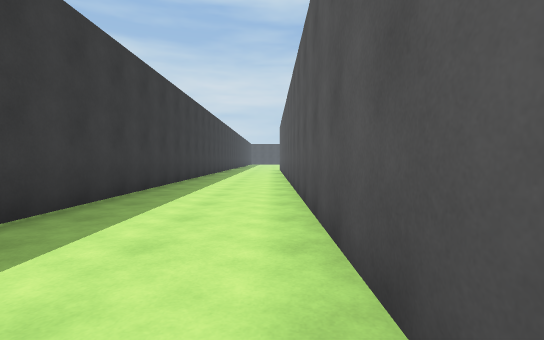
View 1 (above)

24 first-person views from a walk through a 3-D level made in the Unity game engine. The camera is 1.2 m above the floor, tilts 2° down and sees 85° across. The floor is counted in squares, 2 m on a side. Each view is taken from the middle of a square. On the plan, view 1 faces up. The plan holds only what a view shows up to about 9 squares ahead; the rest is blank. The place goes on beyond the plan. The player is left out.

View 2
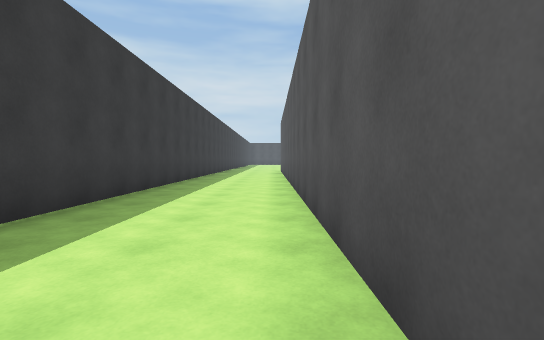

View 3
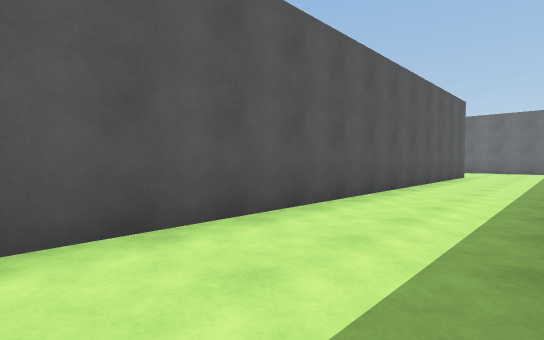

View 4
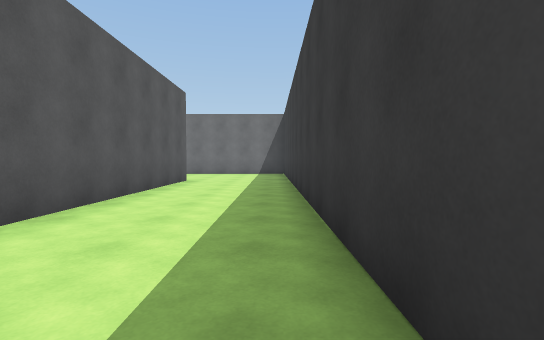

View 5
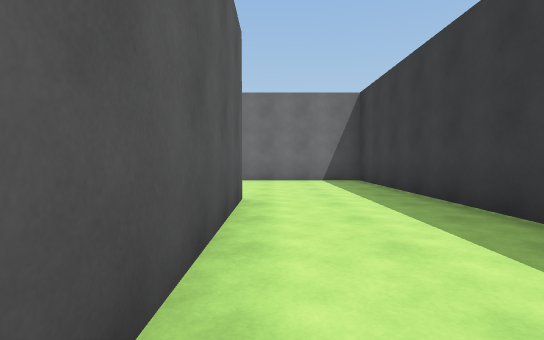

View 6
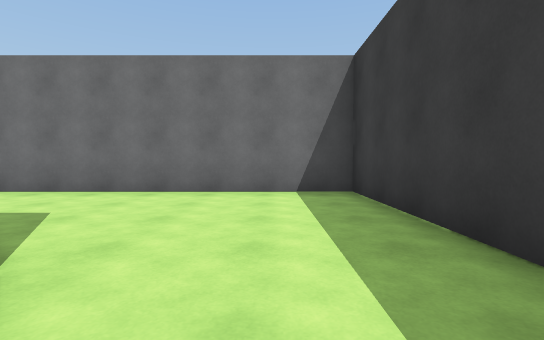

View 7
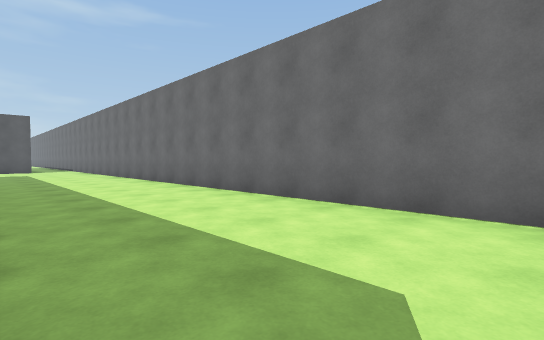

View 8
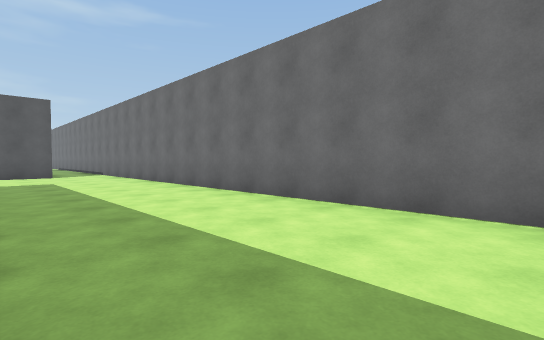

View 9
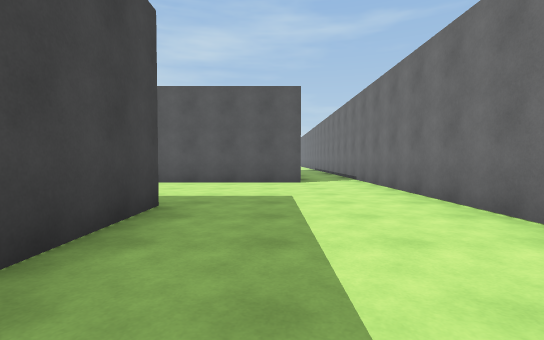

View 10
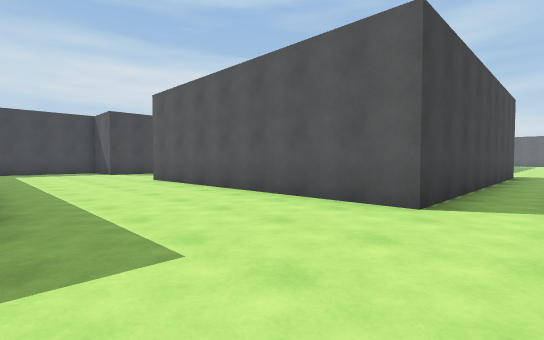

View 11
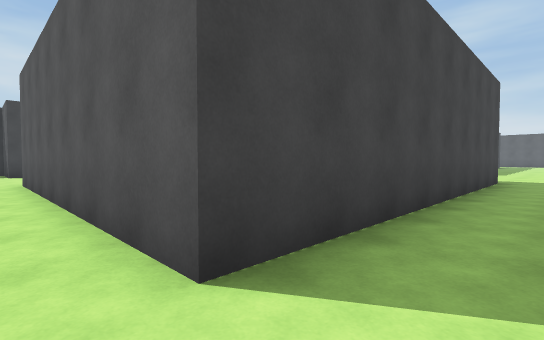

View 12
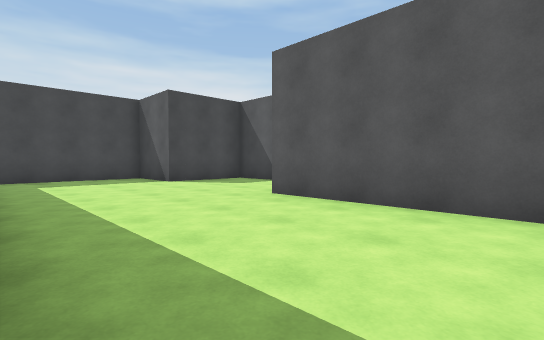

View 13
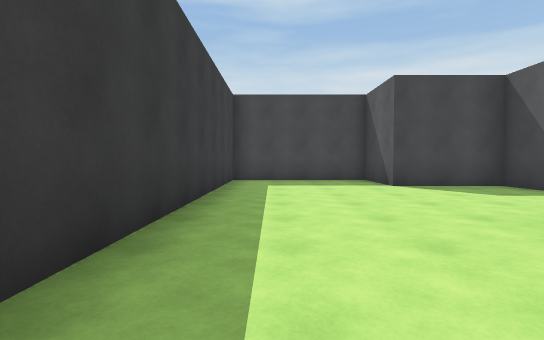

View 14
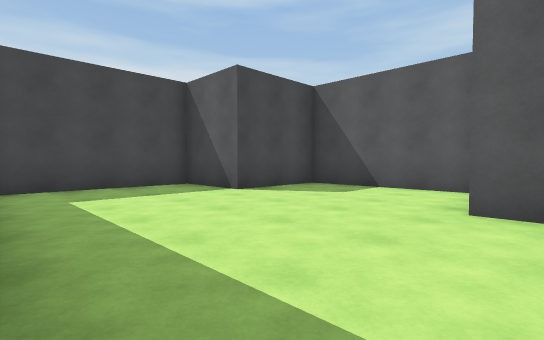

View 15
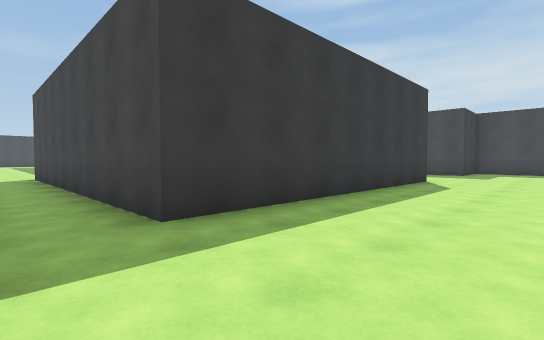

View 16
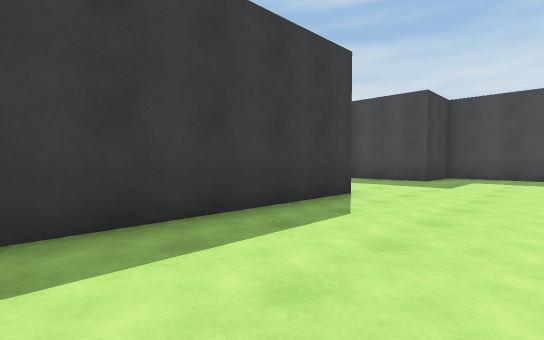

View 17
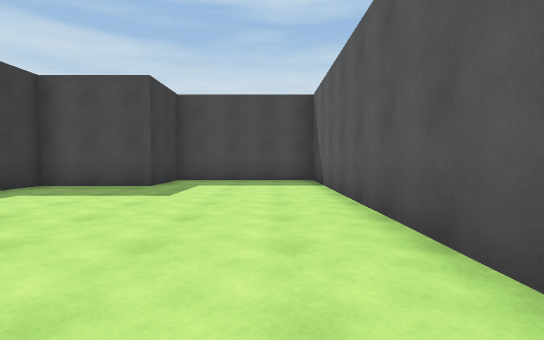

View 18
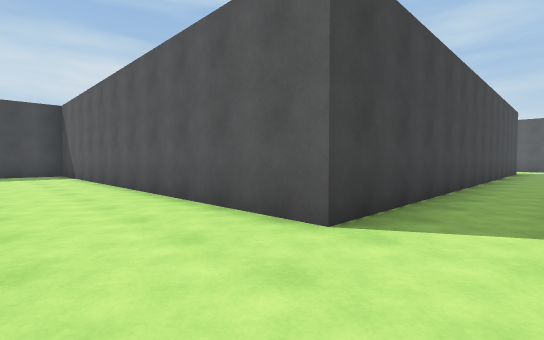

View 19
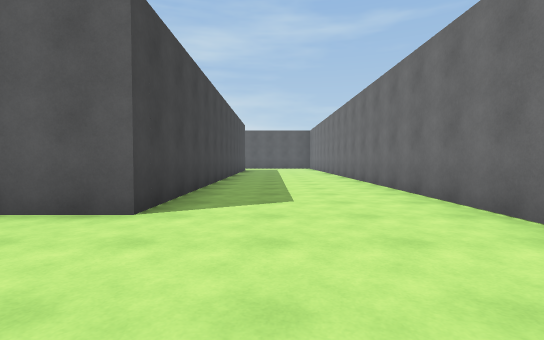

View 20
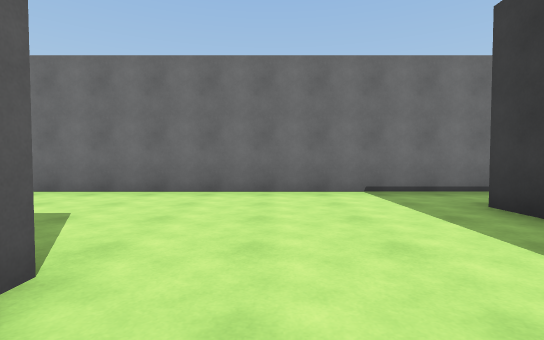

View 21
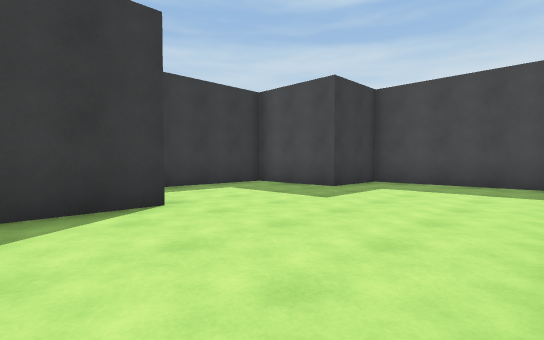

View 22
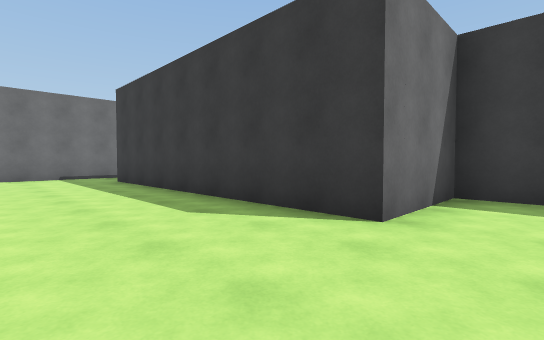

View 23
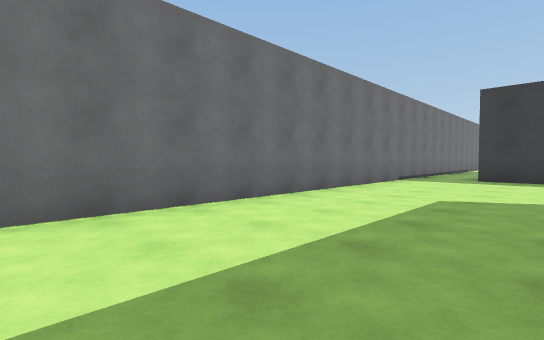

View 24
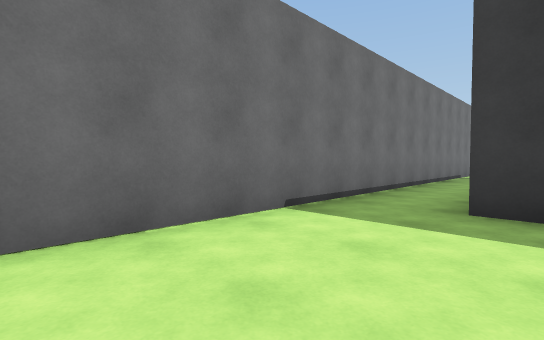

### Floor plan
Points are (right, up) in squares from view 1. A wall is a line through its corners. A room is listed if a view was taken in it or the views show most of it. See-through windows are left out.
Room 1 (views 1, 2, 3, 4, 5, 6, 7, 8, 9, 10, 12, 13, 14)
walls: (0.5, -8.6) (0.5, 11); (13.9, -8.5) (11.5, -8.5); (17.8, -10.8) (17.8, -3.2); (-2.5, -0.5) (-2.5, -12.5) (16.5, -12.5); (20.3, -2.9) (20.3, 0.7) (17.8, 0.7) (17.8, 2.7) (13.9, 2.7) (13.9, -4.9); (-2.5, 11) (-2.5, 2.6)
ways out: opening at (17.5, -11.5) to room 2
Room 2 (views 11, 15, 16, 17, 18, 19, 20, 21, 22, 23, 24)
walls: (36.5, -8.5) (30.2, -8.5) (30.2, 2.7) (26.3, 2.7) (26.3, 0.7) (23.8, 0.7) (23.8, -3.2) (26.3, -3.2) (26.3, -10.8) (17.8, -10.8); (16.5, -12.5) (36, -12.5)
ways out: opening at (17.5, -11.5) to room 1

Where each view was taken, in squares from view 1:
view 1: 0 up, 0 right, facing up
view 2: 2 up, 0 right, facing up
view 3: 3 up, 2 left, facing down-right
view 4: 0 up, 2 left, facing down
view 5: 4 down, 0 right, facing down
view 6: 7 down, 1 left, facing down
view 7: 9 down, 1 right, facing down-right
view 8: 9 down, 6 right, facing down-right
view 9: 10 down, 10 right, facing right
view 10: 12 down, 14 right, facing up-right
view 11: 12 down, 17 right, facing up-right
view 12: 7 down, 14 right, facing up-right
view 13: 6 down, 15 right, facing up
view 14: 4 down, 14 right, facing up-right
view 15: 12 down, 29 right, facing up-left
view 16: 8 down, 29 right, facing up-left
view 17: 6 down, 29 right, facing up
view 18: 10 down, 28 right, facing up-right
view 19: 10 down, 27 right, facing right
view 20: 7 down, 29 right, facing down
view 21: 5 down, 30 right, facing up-left
view 22: 2 down, 29 right, facing down-left
view 23: 9 down, 36 right, facing down-left
view 24: 10 down, 30 right, facing down-left
